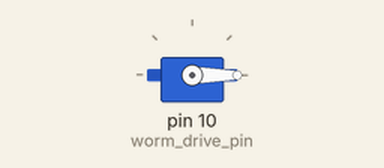
This sketch was run on a simulated Arduino Uno, built with avr-gcc and run on an emulated ATmega328P. On the bench: servo. At 100.0 s the program stops and its outputs stay as they are.

Above: at 0.1 s.
At 100.1 s:
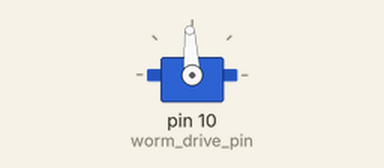
Timing chart, 0 to 101.5 s (numbered marks = the images above):
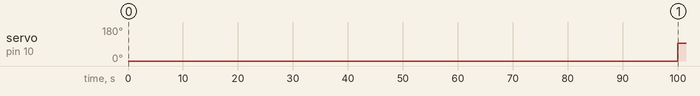

Measured:
- by itself, servo on pin 10 (worm_drive_pin): 0° → 93° at 100 s

The sketch:

worm_drive.ino
```cpp
#include <Servo.h>

//Directions are with servo body towards you
#define HOLD 93
#define FORWARDS 0
#define BACKWARDS 255

Servo worm_drive;
int worm_drive_pin = 10;

void setup() {
  worm_drive.attach(worm_drive_pin);
  //worm_drive.write(HOLD);
  worm_drive.write(FORWARDS);
  //worm_drive.write(BACKWARDS);
}

void loop() {
  delay(100000);
  worm_drive.write(HOLD);
  while (1) {
  }
}
```
